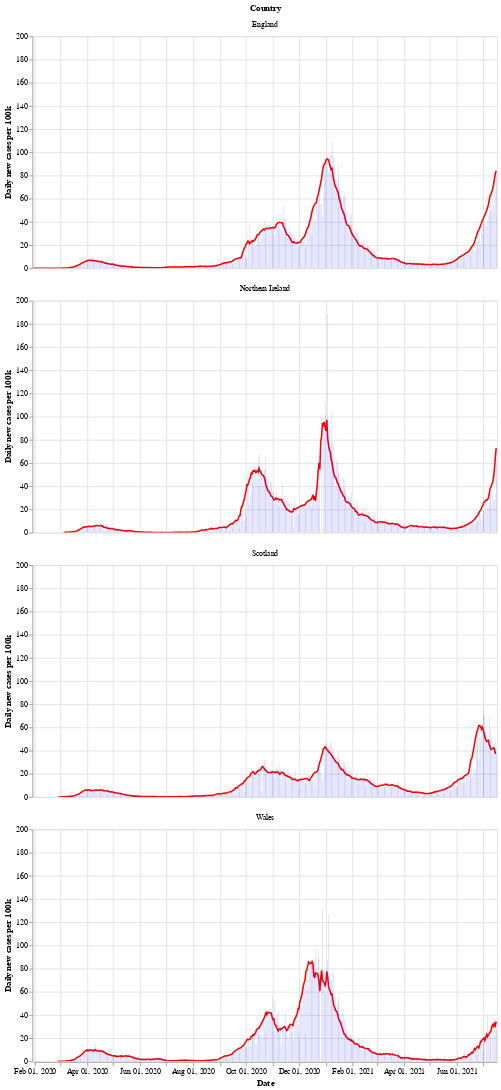

The cell this chart's notebook holds for it:
### Markdown cell above
Next is a bar chart of the number of new cases in each country (per 100k population), with the 7 day moving average of cases. Again we see that Wales saw a longer period of raising and falling cases compared to the other countries.

After a period of cases falling, each nation is now seeing a rise in the number of cases - especially in Wales.

### Code cell
# collapse
bars = alt.Chart(uk_cases).mark_bar().encode(
    x=alt.X("yearmonthdate(date):T", axis=alt.Axis(title='Date')),
    y=alt.Y("newCasesRate:Q", axis=alt.Axis(title='Daily new cases per 100k')),
    tooltip='newCasesRate',
    color=alt.condition(
        alt.datum.dailyChange > 0,
        alt.value("orange"),  # The positive color
        alt.value("blue")  # The negative color
    )
).properties(title='New cases per 100k population with rolling 7 day average', width=600).interactive()
line = alt.Chart(uk_cases).mark_line(
    color='red',
    size=2,
).transform_window(
    rolling_mean='mean(newCasesRate)',
    frame=[0, 7],
    groupby=['areaName']
).encode(
    x='yearmonthdate(date):T',
    y='rolling_mean:Q'
)
alt.layer(line, bars, data=uk_cases).facet(alt.Row('areaName', title='Country'), columns=1)

### Figure 1 — Vega-Lite specification as saved in the notebook (floating-point values rounded to 4 significant figures; data arrays with more than 128 entries replaced by an {"elided": "..."} marker saying what was removed)
{"config": {"view": {"continuousWidth": 400, "continuousHeight": 300}}, "data": {"name": "data-863fc5bab8e010eb80dc7c163f8e4a44"}, "facet": {"type": "nominal", "field": "areaName", "title": "Country"}, "spec": {"layer": [{"mark": {"type": "line", "color": "red", "size": 2}, "encoding": {"x": {"type": "temporal", "field": "date", "timeUnit": "yearmonthdate"}, "y": {"type": "quantitative", "field": "rolling_mean"}}, "transform": [{"window": [{"op": "mean", "field": "newCasesRate", "as": "rolling_mean"}], "frame": [0, 7], "groupby": ["areaName"]}]}, {"mark": "bar", "encoding": {"color": {"condition": {"value": "orange", "test": "(datum.dailyChange > 0)"}, "value": "blue"}, "tooltip": {"type": "quantitative", "field": "newCasesRate"}, "x": {"type": "temporal", "axis": {"title": "Date"}, "field": "date", "timeUnit": "yearmonthdate"}, "y": {"type": "quantitative", "axis": {"title": "Daily new cases per 100k"}, "field": "newCasesRate"}}, "selection": {"selector002": {"type": "interval", "bind": "scales", "encodings": ["x", "y"]}}, "title": "New cases per 100k population with rolling 7 day average", "width": 600}]}, "columns": 1, "$schema": "https://vega.github.io/schema/vega-lite/v4.8.1.json", "datasets": {"data-863fc5bab8e010eb80dc7c163f8e4a44": {"elided": "2044 records"}}}
